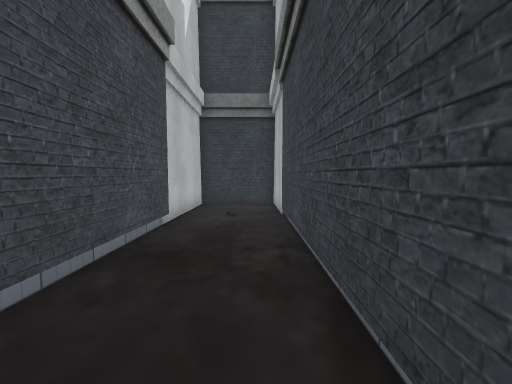
view 1 (above)

21 first-person views from a walk through a 3-D level made in the Unity game engine. The camera is 1.4 m above the floor, tilts 4° down and sees 90° across. Doors are open. The floor is counted in squares, 1 m on a side. Each view is taken from the middle of a square. On the plan, view 1 faces up. The plan holds only what a view shows up to about 13 squares ahead; the rest is blank. The place goes on beyond the plan. The player is left out. Some animated figures are not drawn. Some surface patterns are stand-ins.

view 2
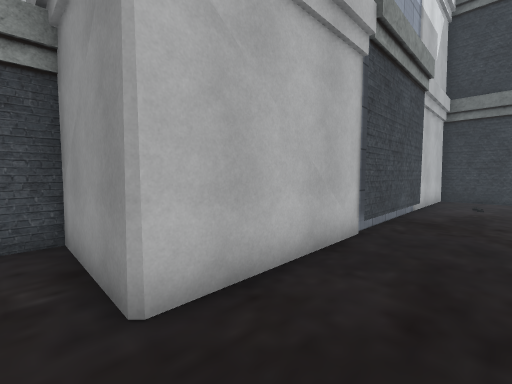

view 3
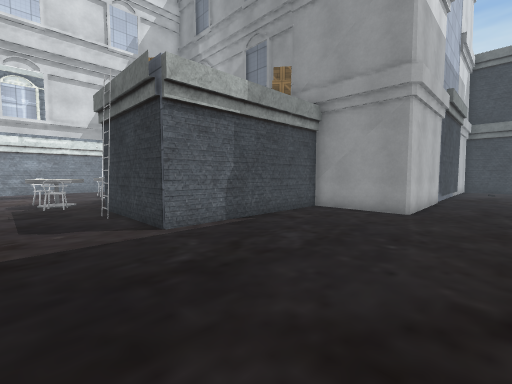

view 4
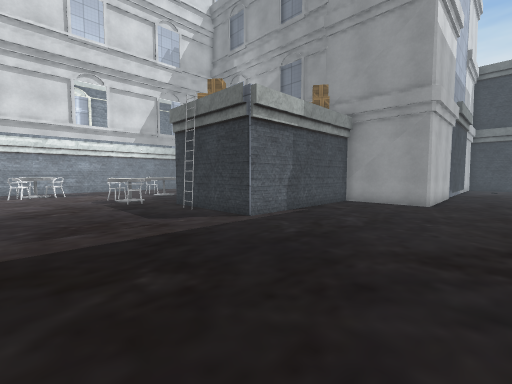

view 5
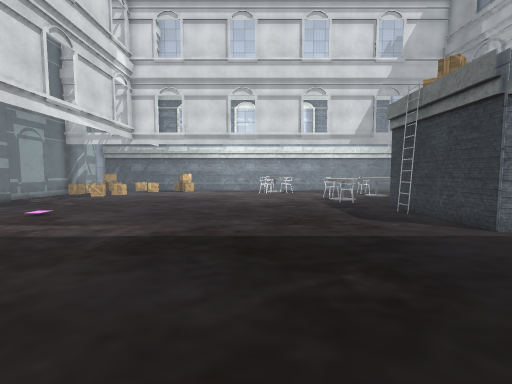

view 6
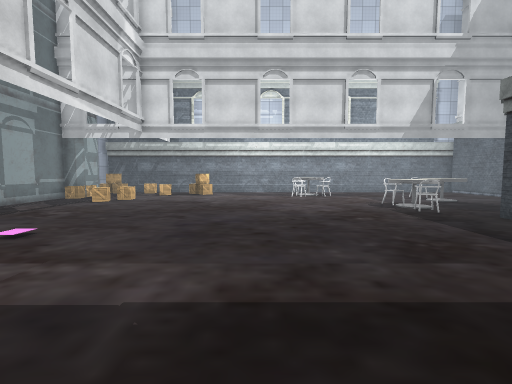

view 7
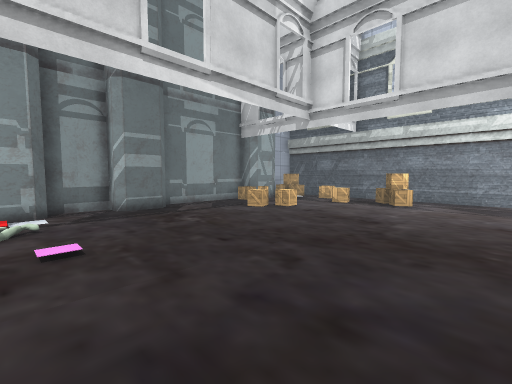

view 8
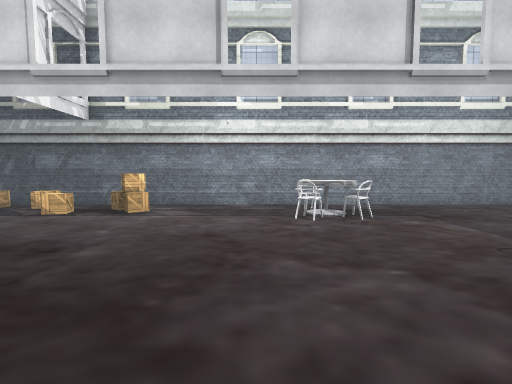

view 9
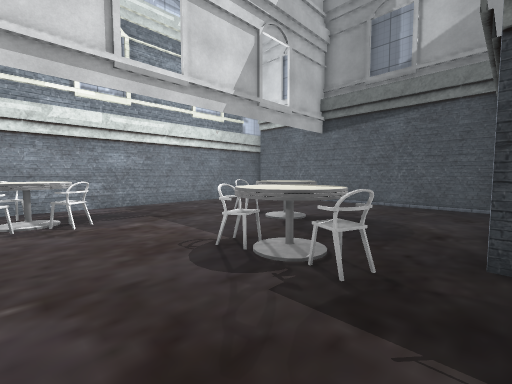

view 10
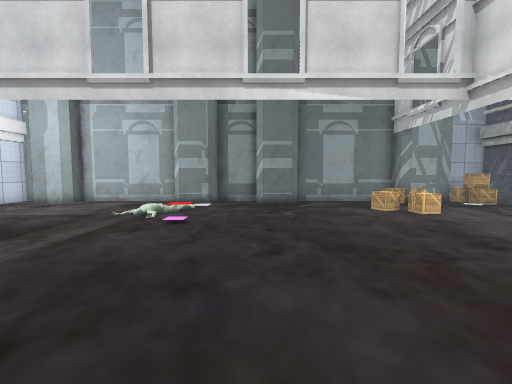

view 11
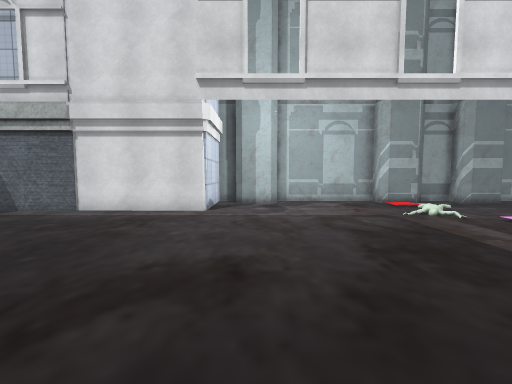

view 12
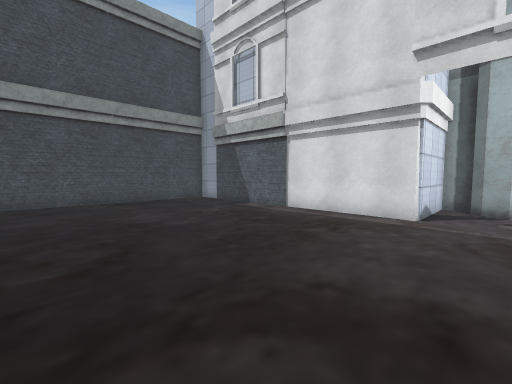

view 13
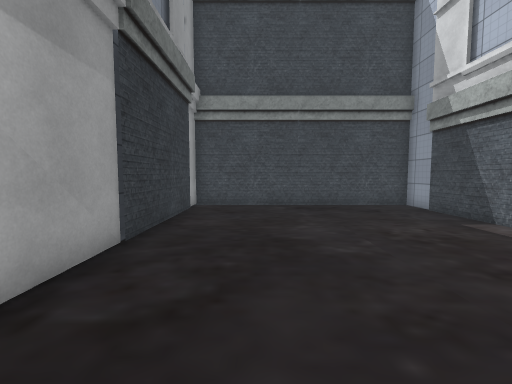

view 14
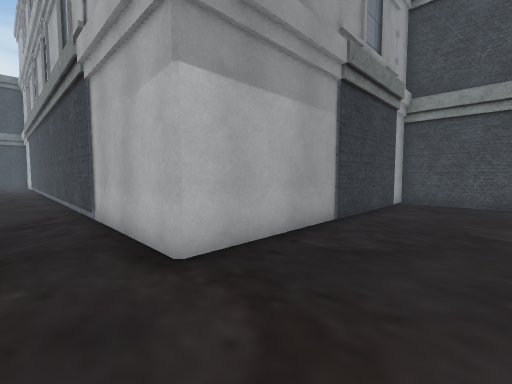

view 15
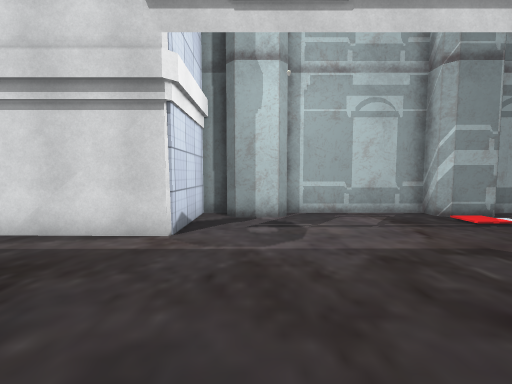

view 16
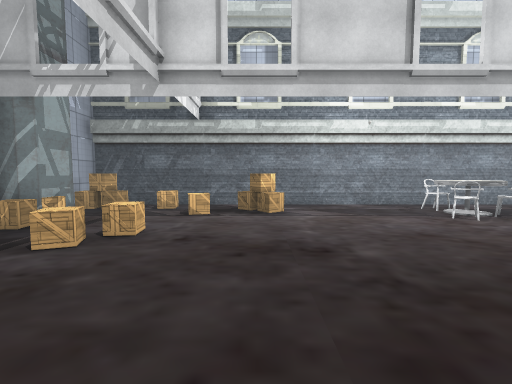

view 17
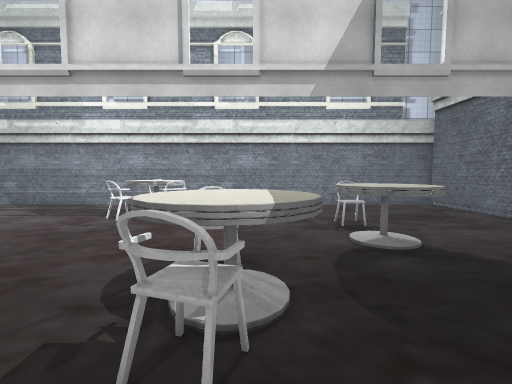

view 18
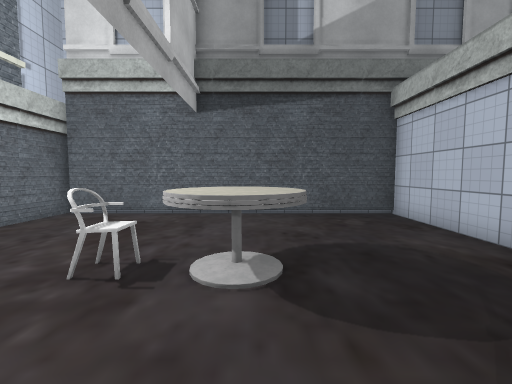

view 19
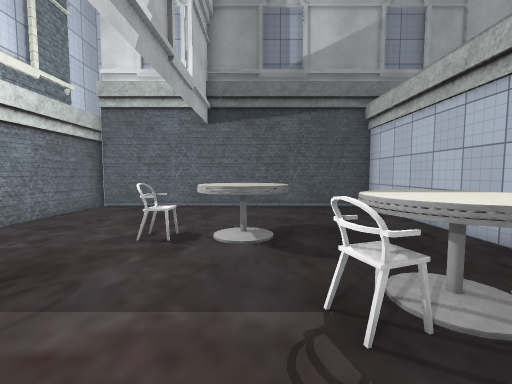

view 20
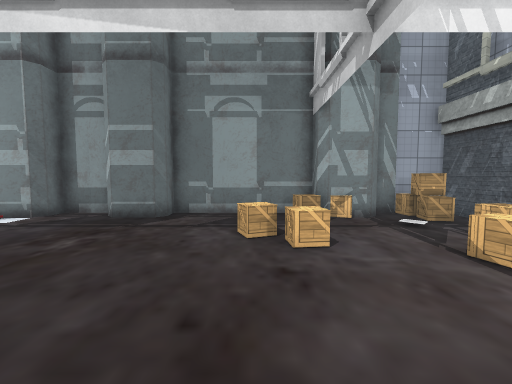

view 21
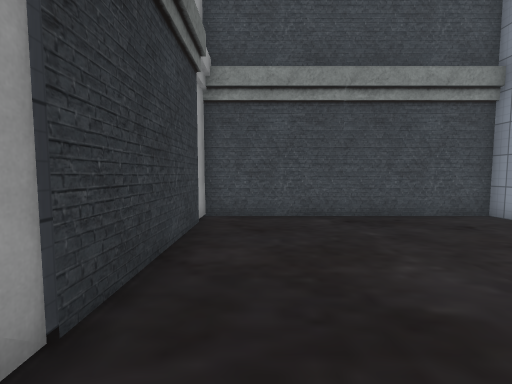

### Floor plan
Key: @ floor where view 1 was taken; # wall or solid block; . floor; / step, stairs or slope; D open door; B building; T table; C chair; L ladder; R crate; O other object.
Columns run from 23 left of view 1 to 13 right of it. Each row starts with its distance up from view 1.
 12                     B####
 11                     B...#
 10                     B...#
  9                     B...#
  8                     B...#
  7                     B...#
  6                     BB..#
  5                     BB..#
  4                     BB..#
  3                     BB..#
  2                     BB..#
  1                     B...#
  0                     B..@
 -1                     B...
 -2                     BDDD
 -3 #BBBBBBBBBBB#BBBB#BBB...
 -4 #...........#    #......#
 -5 #...........#    #......#
 -6 #...........#    #......#
 -7 #...... ....#    #......#
 -8 #....CTTT...#    #......#
 -9 #....CTT....#    #......#
-10 #........T..######......#
-11 #.......CTCC..L.........#
-12 #.......CTC.............#
-13 #...C...................#
-14 #.TTC...................#
-15 #.CTC...................##
-16 #...C...................B############
-17 #...................................#
-18 #...................................#
-19 #...................................#
-20 #...................................#
-21 #.RR................................#
-22 #.RR................................#
-23 #.R.................................#
-24 #..R................................#
-25 #R....R.........O...................#
-26 #RR....R................BBBBBBBBBBBBB
-27 #../....................B
-28 #RR.RRR....B...B......B.B
-29 #RRBRRRBBBB BBB BBBBBB BB
-30 BBB

Where each view was taken, in squares from view 1:
view 1: 0 up, 0 right, facing up
view 2: 4 down, 0 right, facing up-left
view 3: 13 down, 0 right, facing up-left
view 4: 16 down, 0 right, facing up-left
view 5: 16 down, 0 right, facing left
view 6: 18 down, 3 left, facing left
view 7: 18 down, 8 left, facing down-left
view 8: 17 down, 11 left, facing left
view 9: 15 down, 11 left, facing up-left
view 10: 16 down, 11 left, facing down
view 11: 16 down, 1 left, facing down
view 12: 17 down, 1 left, facing down-right
view 13: 19 down, 1 right, facing right
view 14: 20 down, 1 left, facing up-right
view 15: 20 down, 1 left, facing down
view 16: 22 down, 11 left, facing left
view 17: 11 down, 11 left, facing left
view 18: 12 down, 16 left, facing up
view 19: 14 down, 16 left, facing up
view 20: 20 down, 16 left, facing down
view 21: 18 down, 4 right, facing right
